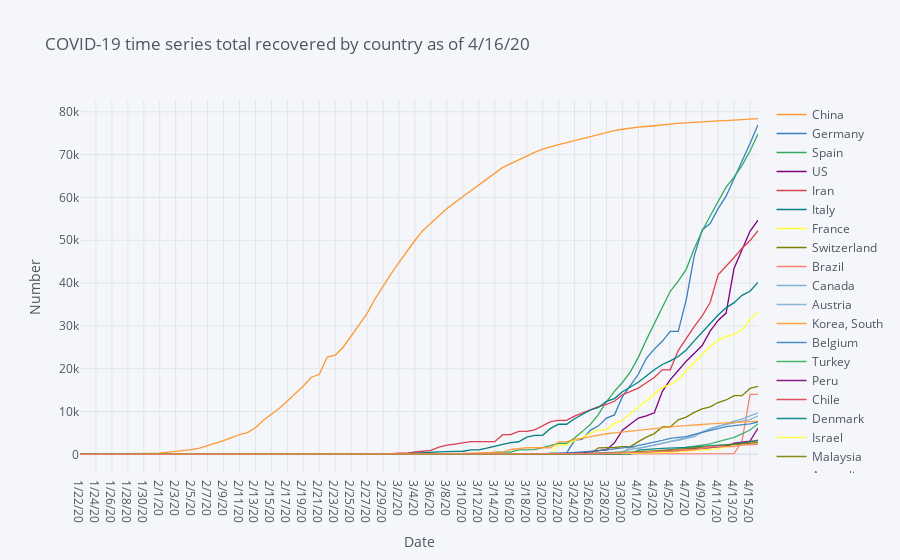

Write notebook code for a chart like this one.
### Code cell
# Time series total recovered by country

df=covid19_recovered.groupby('Country/Region').sum().reset_index()
df_recovered=df.sort_values(recovered_latest,ascending=False).head(10).drop(['Lat', 'Long'],axis=1).set_index("Country/Region").T
fig = df_recovered.iplot(asFigure=True, xTitle="Date", yTitle="Number", title=f'Logarithmic COVID-19 time series total recovered by country as of {recovered_latest}',logy=True)
fig.show()
